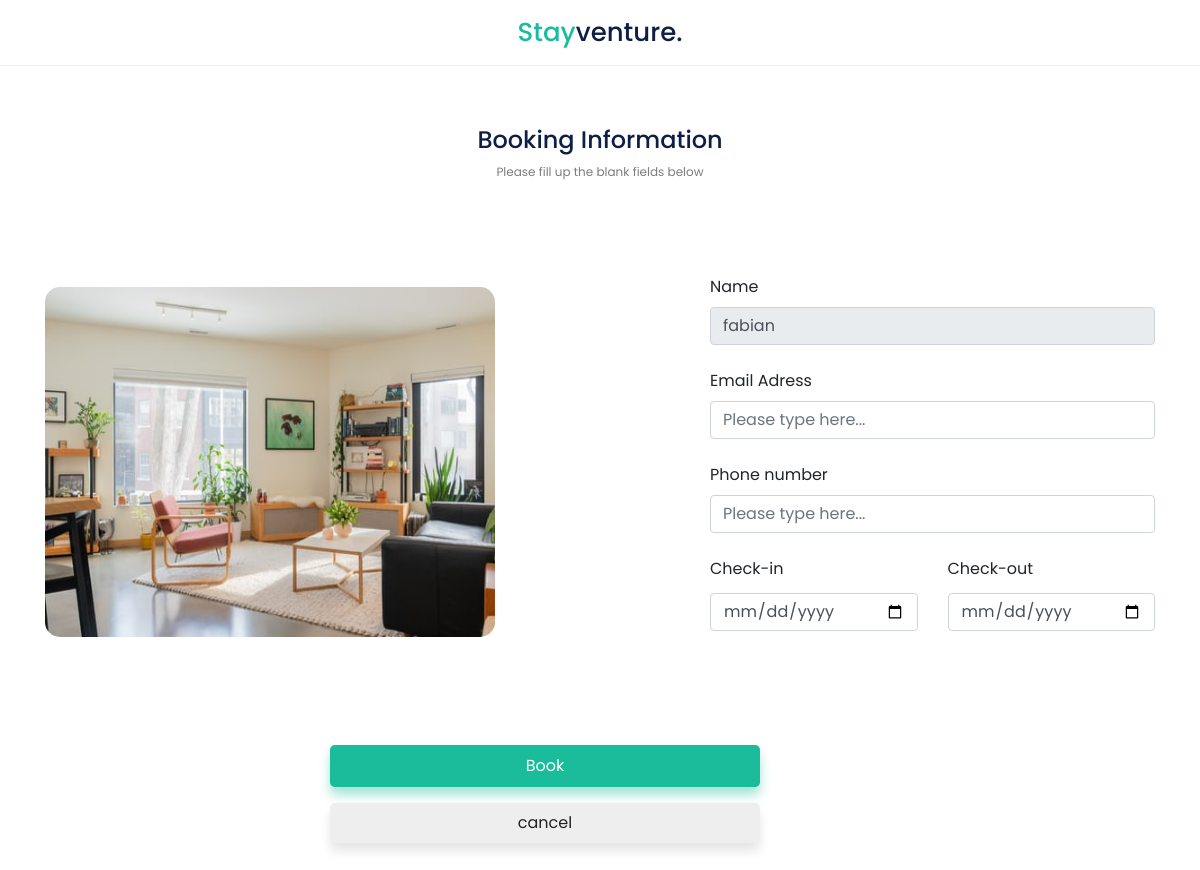
The app's page /booking/booking.php?id=17 (signed in) with its own data.
### tables this page shows
CREATE TABLE `tb_hotel` (
  `id` int(30) NOT NULL,
  `nama` varchar(100) NOT NULL,
  `tipe` varchar(30) NOT NULL,
  `fasilitas_1` varchar(40) NOT NULL,
  `fasilitas_2` varchar(40) NOT NULL,
  `fasilitas_3` varchar(40) NOT NULL,
  `fasilitas_4` varchar(40) NOT NULL,
  `tempat` varchar(30) NOT NULL,
  `rating` int(11) NOT NULL,
  `deskripsi` varchar(999) NOT NULL,
  `harga` int(20) NOT NULL,
  `foto` varchar(20) NOT NULL,
  `foto2` varchar(20) NOT NULL,
  `foto3` varchar(20) NOT NULL,
  `foto4` varchar(20) NOT NULL
);

CREATE TABLE `user` (
  `id` int(20) NOT NULL,
  `username` varchar(30) DEFAULT NULL,
  `password` varchar(100) DEFAULT NULL
);

### functions.php (called while the page is built, shortened)
<?php
$conn = mysqli_connect("localhost","root","","hotel");
function query($query){
    global $conn;
    $result = mysqli_query($conn, $query);
    $rows = [];
    while( $row = mysqli_fetch_assoc($result)){
        $rows[] = $row;
    }
    return $rows;
}
?>

### booking/booking.php (the view, shortened to what this page needs)
<?php
require '../functions.php';
$id = $_GET["id"];
$hotel = query("SELECT * FROM tb_hotel WHERE id = $id")[0];
$user_id = $_SESSION["id"];
$user = query("SELECT * FROM user WHERE id = $user_id")[0];
?>
<!doctype html>
<html lang="en">
<head>
    <link rel="stylesheet" href="https://cdn.jsdelivr.net/npm/bootstrap@4.5.3/dist/css/bootstrap.min.css">
    <link rel="stylesheet" href="booking.css">
</head>
<body>
    <nav class="navbar navbar-expand-lg navbar-light">
    <div class="container">
        <a class="navbar-brand" href="#"><span class="stay">Stay</span>venture.</a>
    </div>
    </nav>
    <div class="container main">
        <div class="row">
            <div class="col-md-12 text-center">
                <h4>Booking Information</h4>
                <p class="sub mt-2">Please fill up the blank fields below</p>
            </div>
        </div>
        <form action="" method="post">
            <div class="row mt-3">
                <div class="col-md-7">
                    <img src="../img/<?= $hotel["foto2"] ?>" class="card-img-top modal-pic" alt="...">
                </div>
                <div class="col-md-5">
                        <div class="form-group mt-5">
                            <label for="name">Name</label>
                            <input type="text" name="nama" class="form-control"  aria-label="Recipient's username" aria-describedby="button-addon2" value="<?= $user["username"] ?>" readonly>
                        </div>
                        <div class="form-group mt-4">
                            <label for="name">Email Adress</label>
                            <input type="text" name="email" class="form-control" placeholder="Please type here..." aria-label="Recipient's username" aria-describedby="button-addon2" >
                        </div>
                        <div class="form-group mt-4">
                            <label for="name">Phone number</label>
                            <input type="text" name="nomor" class="form-control" placeholder="Please type here..." aria-label="Recipient's username" aria-describedby="button-addon2">
                        </div>
                        <div class="form-group mt-4">
                        <div class="row mt-4">
                            <div class="col-md-6">
                                <label for="tanggal" class="date">Check-in</label>
                                <input type="date" name="tanggal-pesan" class="form-control mt-1" aria-label="Recipient's username" aria-describedby="button-addon2" id="tanggal">
                            </div>
                            <div class="col-md-6">
                                <label for="tanggal" class="date">Check-out</label>
                                <input type="date" name="tanggal-pulang" class="form-control mt-1" aria-label="Recipient's username" aria-describedby="button-addon2" id="tanggal">
                            </div>
                        </div>
                        </div>
                </div>
            </div>
            <div class="row mt-button">
                <div class="col-md-3 offset-md-3">
                    <div class="mt-5 mb-5">
                        <button class="button btn btn-lg" name="book">Book</button>
                        <a class="button2 btn btn-lg btn-secondary mt-3 mb-5" name="cancel" href="../detail/detail.php?id=<?= $hotel["id"] ?>">cancel</a>
                    </div>
                </div>
            </div>
        </form>
    </div>
</body>
</html>

### booking/booking.css (style rules this page uses)
* { margin: 0; padding: 0; }
body { font-family: 'Poppins', sans-serif; }
.navbar a { font-weight: 500; font-size: 26px !important; color: #0D1F44 !important; }
.navbar a { margin-left: -45px; }
nav { border-bottom: .5px solid#EEEEEE; }
.stay { color: #1ABC9C !important; }
.navbar a { margin: 0 auto; }
.sub { font-size: 12px !important; color: #7D7C7C !important; margin-top: -5px; margin-bottom: 30px; }
.main { margin-top: 60px; }
.modal-pic { width: 450px; height: 350px; border-radius: 15px; margin-top: 60px !important; }
.button { width: 430px; font-size: 16px; color: white; background-color: #1ABC9C !important; box-shadow: 0px 8px 11px rgba(26, 188, 156, 0.4) !important; }
.button2 { width: 430px; font-size: 16px; color: #222222 !important; background-color: #eeeeee !important; border: 0px solid #eeeeee !important; box-shadow: 0px 8px 11px rgba(0, 0, 0, 0.1) !important; }
.mt-button { margin-top: 50px !important; }
h4 { color: #0D1F44; font-size: 24px; font-weight: 500; }
.button, .button2 { display: block !important; }

### records on screen
tb_hotel: foto2 (picture)
user: nama "fabian"
